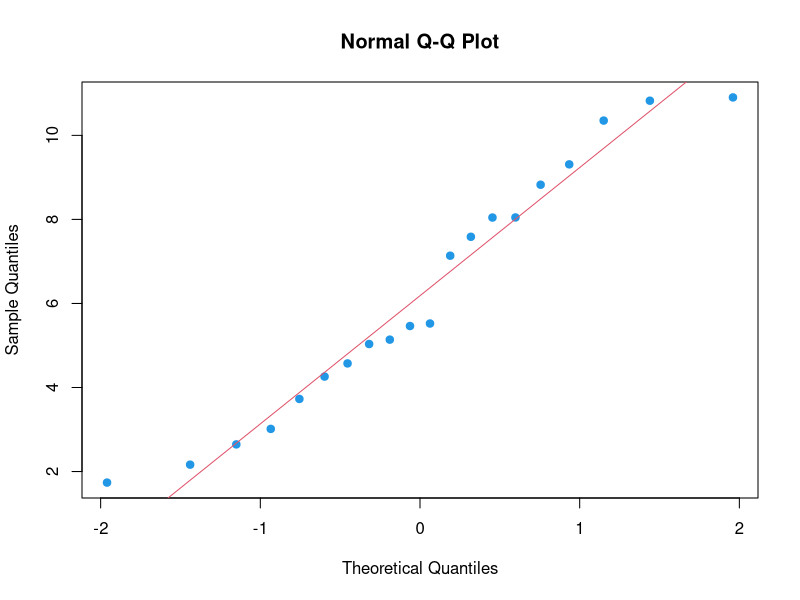
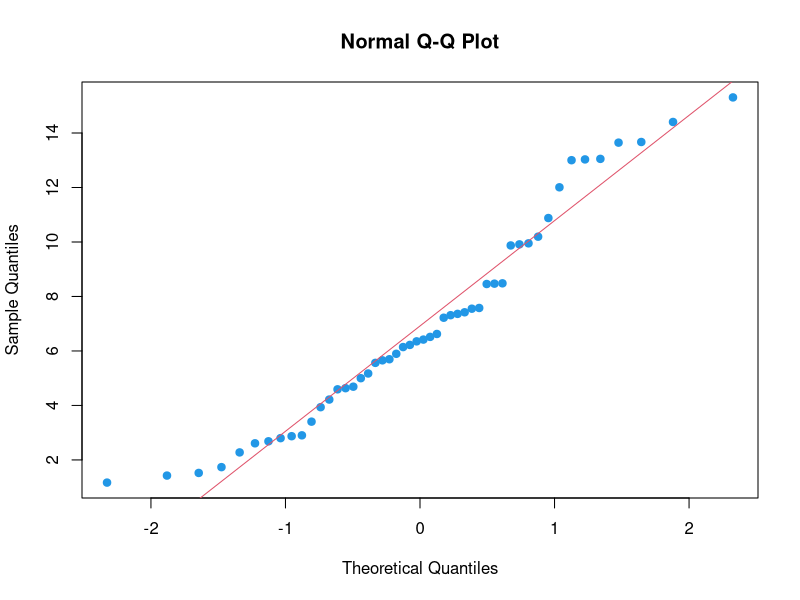
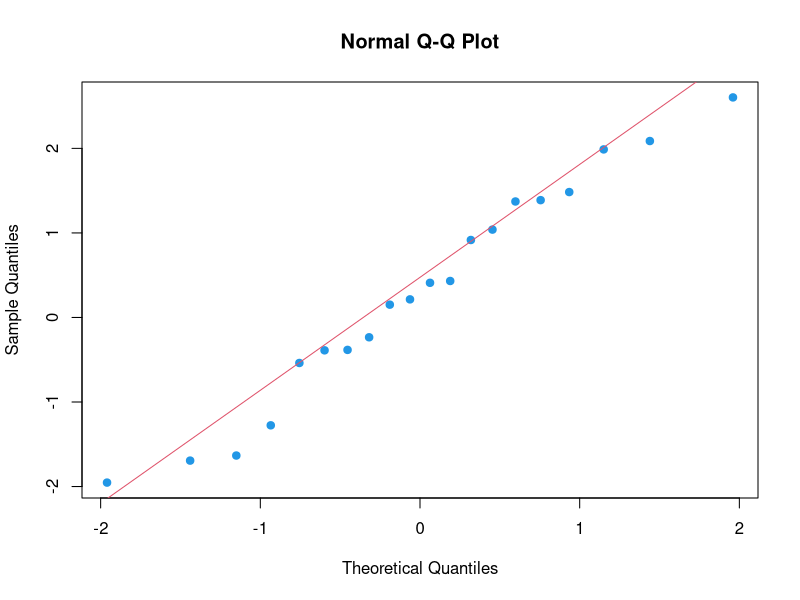
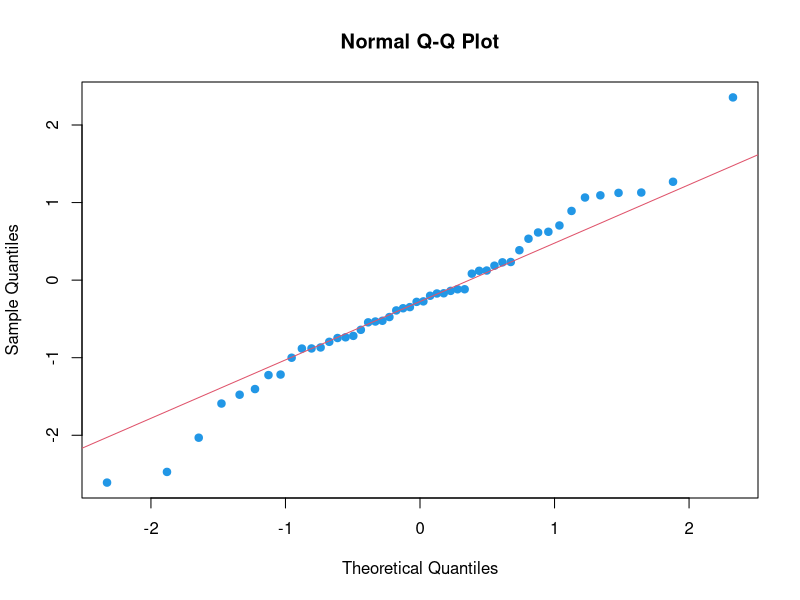
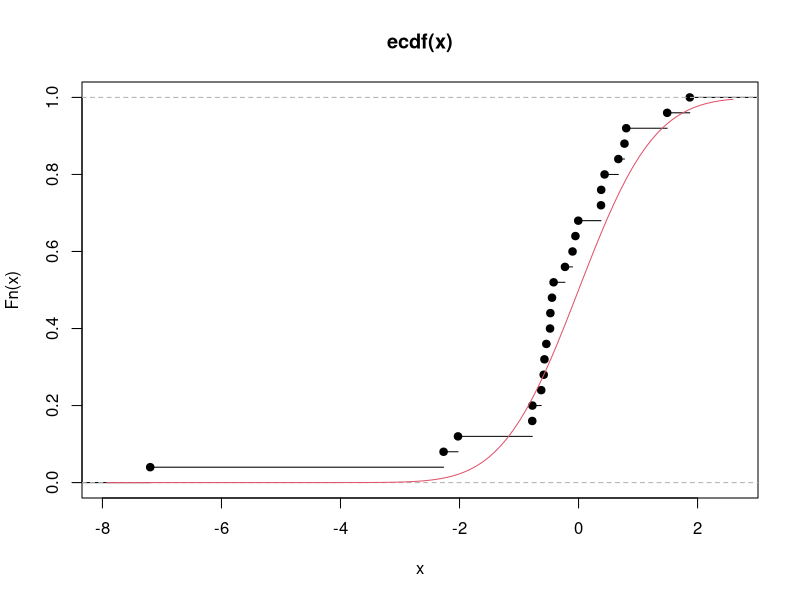
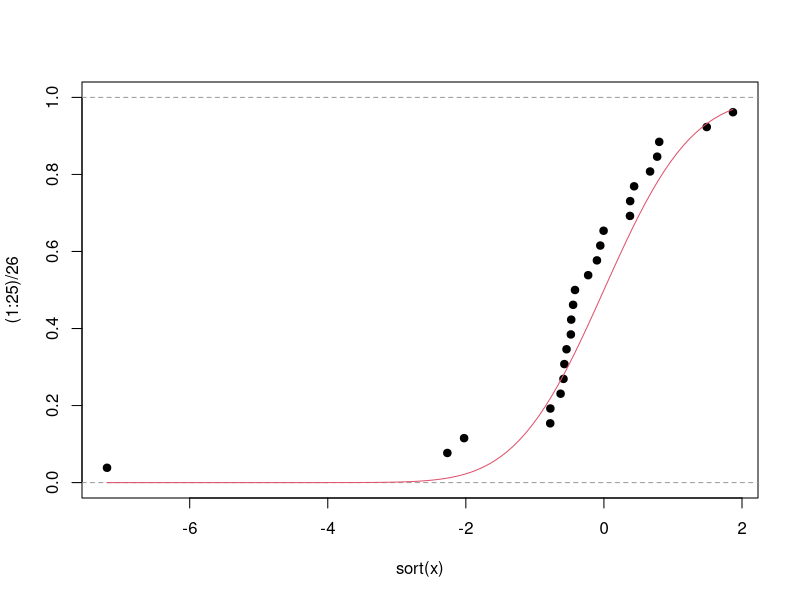
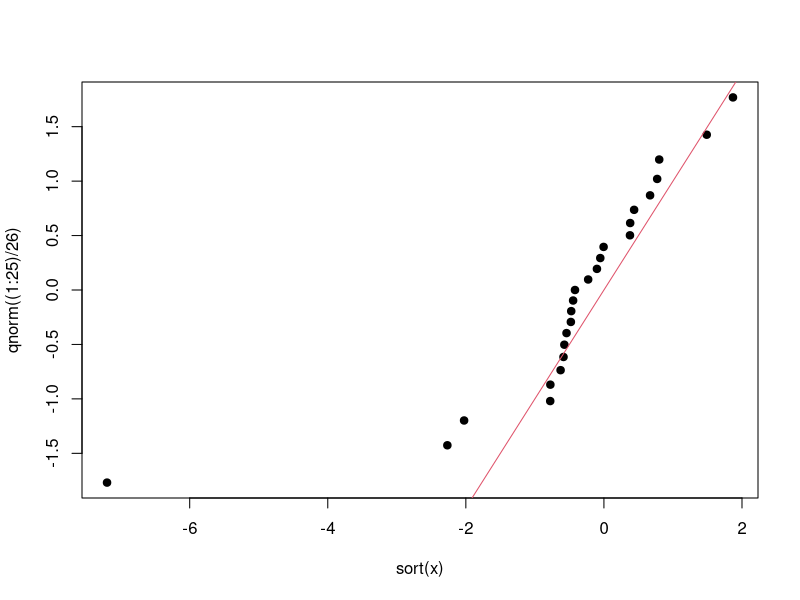

Source code (R) for these figures, in order:
# Statistics (MAST20005) & Elements of Statistics (MAST90058)
# Semester 2, 2020
#
# Module 1
#
# Demonstration and further explanation of QQ plots.


## Exploring QQ plots.

# 'Wrong' theoretical distribution, small sample size.
x <- rgamma(20, 3, 0.5)
qqnorm(x, pch = 19, col = 4)
qqline(x, col = 2)

# 'Wrong' theoretical distribution, large sample size.
x <- rgamma(50, 3, 0.5)
qqnorm(x, pch = 19, col = 4)
qqline(x, col = 2)

# Correct theoretical distribution, small sample size.
x <- rnorm(20)
qqnorm(x, pch = 19, col = 4)
qqline(x, col = 2)

# Correct theoretical distribution, large sample size.
x <- rnorm(50)
qqnorm(x, pch = 19, col = 4)
qqline(x, col = 2)


## How a QQ plot relates to the empirical CDF.

# Generate some data (n.b. not from a normal distribution).
x <- rt(25, df = 10)

# The usual empirical CDF, with hypothesised theoretical CDF.
plot(ecdf(x))
curve(pnorm, col = 2, add = TRUE)

# Re-do the empirical CDF, using Type 6 quantiles.
plot(sort(x), (1:25)/26, pch = 19, ylim = c(0, 1))
abline(h = c(0, 1), col = 8, lty = 2)
curve(pnorm, col = 2, add = TRUE)

# Now transform the y-axis
#  => makes reference CDF a straight line
#  => this is just a QQ plot!
plot(sort(x), qnorm((1:25) / 26), pch = 19)
abline(0, 1, col = 2)
